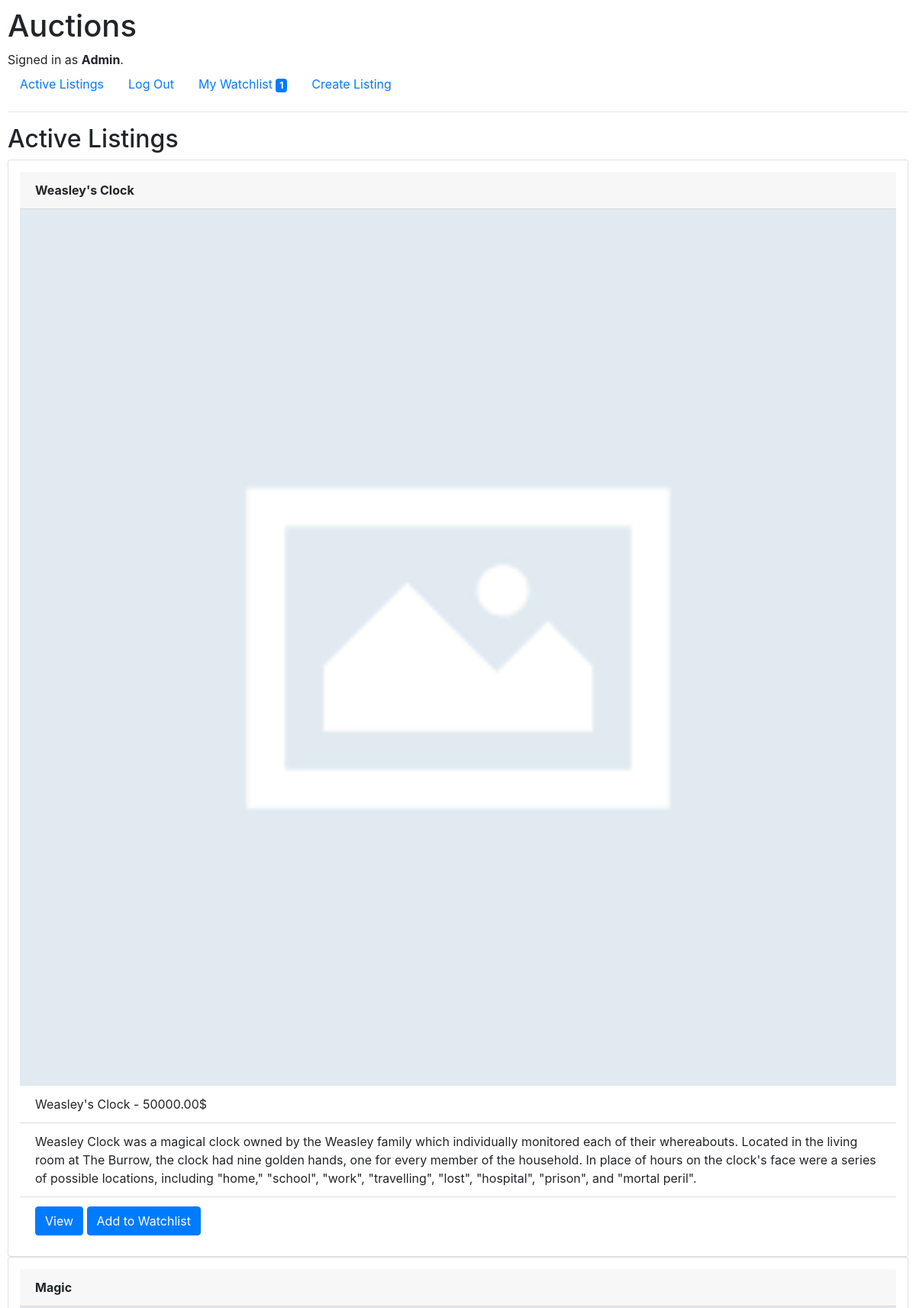
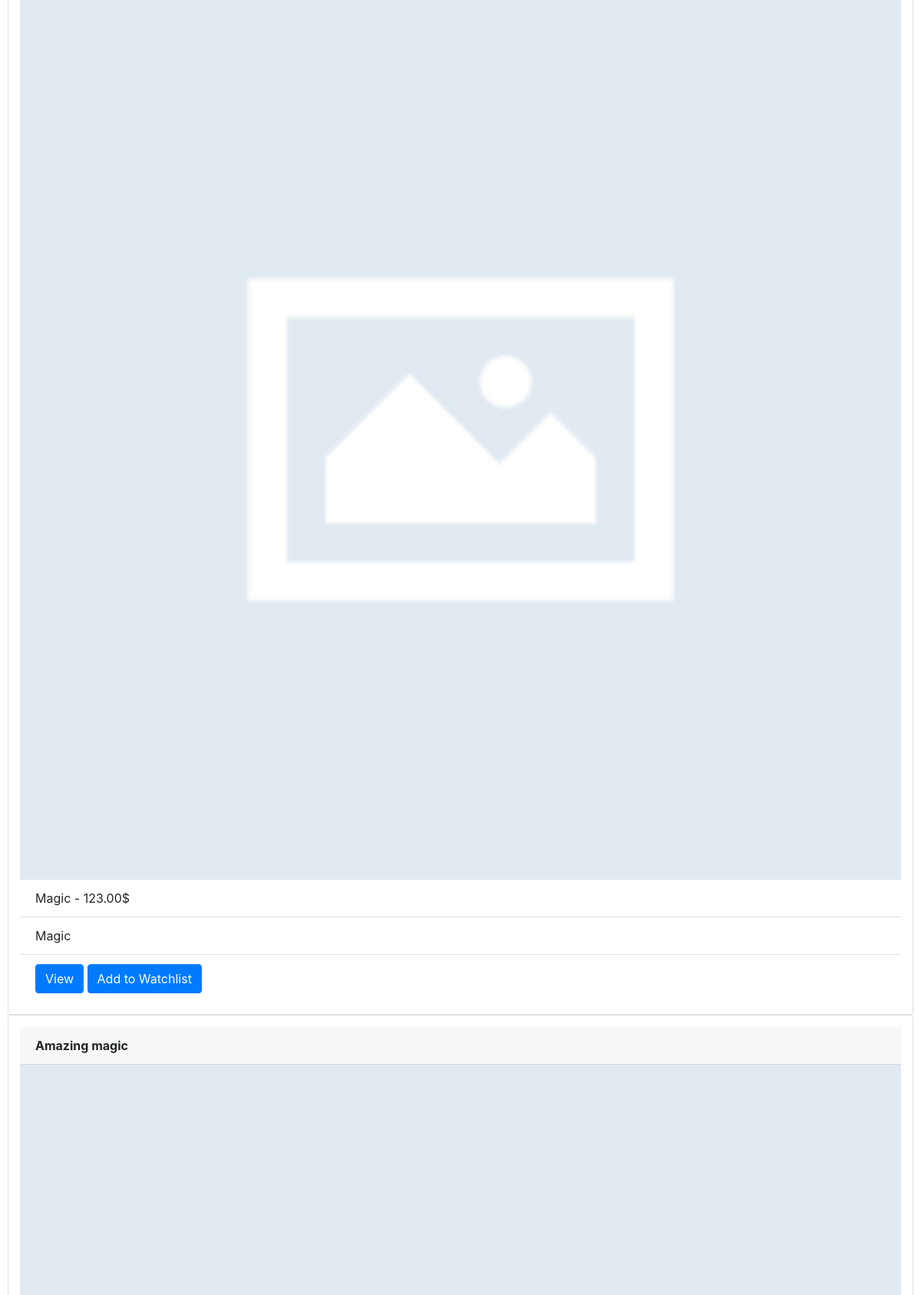
Page / (signed in, upper part) on the committed database (2 pictures, top to bottom).
### auctions/models.py (models this page shows, shortened)
class User(AbstractUser):
    pass

class Listing(models.Model):
    CATEGORIES = (
        ("HOME", "Home"),
        ("TOYS", "Toys"),
        ("POTI", "Potions"),
        ("BOOK", "Books"),
        ("ARTI", "Artifacts"),
    )
    owner = models.ForeignKey(User, on_delete=models.CASCADE, default='')
    name = models.CharField(max_length=64)
    price = models.DecimalField(max_digits=20, decimal_places=2)
    image = models.ImageField(upload_to="images", null=True, blank=True)
    created = models.DateTimeField(default=timezone.now, blank=True)
    description = models.TextField(max_length=640)
    status = models.BooleanField(default=True)
    category = models.CharField(
        max_length=4,
        choices=CATEGORIES,
    )

### auctions/views.py (the view)
# urls.py: path("", views.index, name="index"),
def index(request):
    return render(request, "auctions/index.html",{
        "listings": Listing.objects.all(),
        "watchlist_len": len(get_watchlist(request.user)),
    })

### auctions/models.py (called while the page is built)
    def item_of_wl(self):
        return self.item

### auctions/utils.py (called while the page is built)
def get_watchlist(user):
    watchlist = []
    wl = user.watchlist_set.all()
    for item in wl:
        watchlist.append(item.item_of_wl())
    return watchlist

### auctions/templates/auctions/index.html
{% extends "auctions/layout.html" %}
{% block body %}
    <h2>Active Listings</h2>
        {% for item in listings %}
                <div class="card" style="padding: 15px;">
                    <div class="card-header">
                        <b>{{ item.name }}</b>
                    </div>
                    {% if item.image %}
                        <img src="{ IMAGE_URL }:{{ item.image.url }}">
                    {% else %}
                        <img src="images/no_image.png">
                    {% endif %}
                    <ul class="list-group list-group-flush">
                        <li class="list-group-item">{{ item.name }} - {{ item.price }}$</li>
                        <li class="list-group-item">{{ item.description }}</li>
                        <li class="list-group-item">
                            <a href="{% url 'listing' item.name %}" class="btn btn-primary">View</a>
                            <a href="{% url 'add_to_wl' item.name %}" class="btn btn-primary">Add to Watchlist</a>
                        </li>
                    </ul>
                </div>
        {% endfor %}
{% endblock %}

### auctions/templates/auctions/layout.html (shortened to what this page needs)
{% load static %}
<!DOCTYPE html>
<html lang="en">
    <head>
        <link rel="stylesheet" href="https://stackpath.bootstrapcdn.com/bootstrap/4.4.1/css/bootstrap.min.css">
        <link href="{% static 'auctions/styles.css' %}" rel="stylesheet">
    </head>
    <body>
        <h1>Auctions</h1>
        <div>
            {% if user.is_authenticated %}
                Signed in as <strong>{{ user.username }}</strong>.
            {% else %}
                Not signed in.
            {% endif %}
        </div>
        <ul class="nav">
            <li class="nav-item">
                <a class="nav-link" href="{% url 'index' %}">Active Listings</a>
            </li>
            {% if user.is_authenticated %}
                <li class="nav-item">
                    <a class="nav-link" href="{% url 'logout' %}">Log Out</a>
                </li>
                <li>
                    <a class="nav-link" href="{% url 'my_watchlist' %}">My Watchlist
                    {% if watchlist_len > 0 %}
                        <span class="badge badge-primary">{{ watchlist_len }}</span>
                    {% endif %}</a>
                </li>
                <li class="nav-item">
                    <a class="nav-link" href="{% url 'create' %}">Create Listing</a>
                </li>
            {% endif %}
        </ul>
        <hr>
        {% block body %}
        {% endblock %}
    </body>
</html>

### auctions/static/auctions/styles.css (style rules this page uses)
body { padding: 10px; }

### rows in the picture
User: username "Admin"
Listing: name "Weasley's Clock", price "50000.00", description "Weasley Clock was a magical clock owned by the Weasley family which individually monitored each of their whereabouts. Located in the living room at The Burrow, the clock had nine golden hands, one for every member of the household. In place of hours on the clock's face were a series of possible locations, including \"home,\" \"school\", \"work\", \"travelling\", \"lost\", \"hospital\", \"prison\", and \"mortal peril\"."
Listing: name "Magic", price "123.00", description "Magic"
Listing: name "Amazing magic"

### other values in the picture
{{ watchlist_len }} "1"
